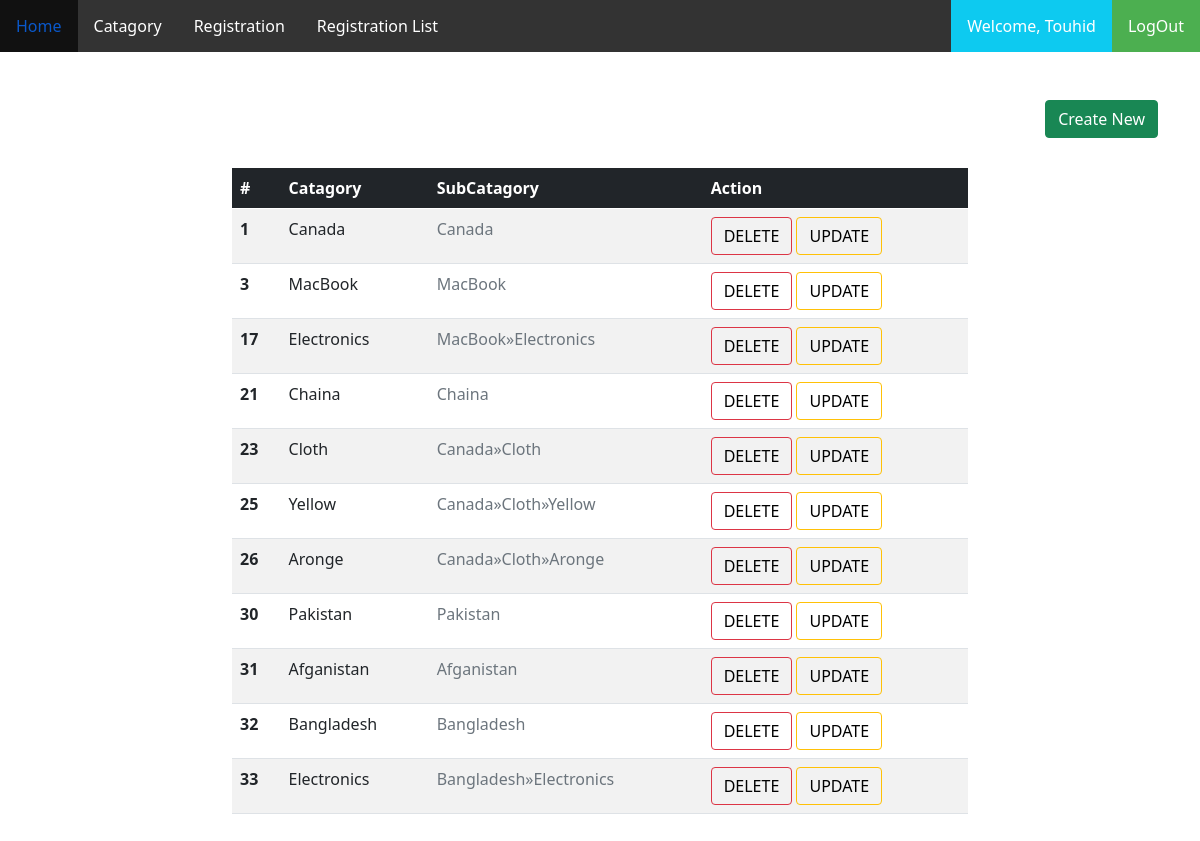
Page /index.php (signed in) on the committed database.
### tables this page shows
CREATE TABLE `catagory` (
  `id` int(11) UNSIGNED NOT NULL,
  `parant_ID` int(11) UNSIGNED NOT NULL DEFAULT 0,
  `Catagory` varchar(253) NOT NULL
);

### catagoryArray.php (called while the page is built, shortened)
<?php
$catagoryArray = [];
function catagoryItemArrayReturn(int $parantId = 0, $space = "") {
    global $conn;
    global $catagoryArray;
    $itemSql = "SELECT * FROM catagory WHERE parant_ID = '$parantId'";
    $result = $conn->query($itemSql);
    if ($result->num_rows > 0) {
        while ($row = $result->fetch_assoc()) {
            $id = $row["id"];
            $subitem = $space . $row["Catagory"];
            $catagoryArray[$id] = $subitem;
            catagoryItemArrayReturn($row["id"], $space . $row["Catagory"] . "&raquo;");
        }
    }
}
catagoryItemArrayReturn();

### tableView.php (the view, shortened to what this page needs)
<?php
include_once 'dbconnection.php';
include_once 'catagoryArray.php';
?>
<!DOCTYPE html>
<html>
    <head>
        <link rel="stylesheet" href="../css/bootstrap.min.css">
        <link rel="stylesheet" href="style.css">
        <link rel="stylesheet" href="styleTableView.css">
    </head>
    <body>
        <?php
        if ($_SESSION["UserName"]) {
            include_once 'navbar.php';
            ?>
            <section class="btn-section">
                <div class="container">
                    <div class="d-flex justify-content-end">
                        <div>
                            <button type="button" class="btn btn-success">
                                <a href="createForm.php" class="text-white text-decoration-none">
                                    Create New
                                </a>
                            </button>
                        </div>
                    </div>
                </div>
            </section>
            <section class="table-section">
                <div class="container">
                    <div class="row d-flex justify-content-center">
                        <div class="col-lg-8">
                            <table class="table table-hover table-striped">
                                <thead class="bg-dark text-white">
                                    <tr>
                                        <th scope="col">#</th>
                                        <th scope="col">Catagory</th>
                                        <th scope="col">SubCatagory</th>
                                        <th scope="col">Action</th>
                                    </tr>
                                </thead>
                                <tbody>
                                    <?php
                                    $sqlShowData = "SELECT * FROM catagory";
                                    $result = $conn->query($sqlShowData);
                                    if ($result->num_rows > 0) {
                                        while ($row = $result->fetch_assoc()) {
                                            ?>
                                            <tr>
                                                <th scope = "row"> <?php echo $row["id"] ?></th>
                                                <td> <?php echo $row["Catagory"] ?> </td>
                                                <td class="text-muted">
                                                    <?php
                                                    $id = $row["id"];
                                                    echo $catagoryArray[$id];
                                                    ?>
                                                </td>
                                                <td>
                                                    <div>
                                                        <button type = "button" class = "btn btn-outline-danger">
                                                            <a href = "deleteData.php ? id=<?php echo $row["id"]; ?>" class="text-decoration-none dlt-tag">DELETE</a>
                                                        </button>
                                                        <button type = "button" class = " btn btn-outline-warning">
                                                            <a href = "updated.php ? id=<?php echo $row["id"]; ?>" class="text-decoration-none update-tag">UPDATE</a>
                                                        </button>
                                                    </div>
                                                </td>
                                            </tr>
                                            <?php
                                        }
                                    } else {
                                    }
                                    ?>
                                </tbody>
                            </table>
                        </div>
                    </div>
                </div>
            </section>
            <?php
            } else {
            header("location:login.php");
            }
            ?>
    </body>
</html>

### index.php (shortened to what this page needs)
<!DOCTYPE html>
<html>
    <head>
        <link rel="stylesheet" href="../css/bootstrap.min.css">
        <link rel="stylesheet" href="style.css">
    </head>
    <body>
        <?php
        if ($_SESSION["UserName"]) {
            include_once 'navbar.php';
            include_once 'tableView.php';
        } else {
            header("location:login.php");
        }
        ?>
    </body>
</html>

### navbar.php (shortened to what this page needs)
<header class="fixed-top">
    <ul>
        <li><a href="index.php">Home</a></li>
        <li><a href="tableView.php">Catagory</a></li>
        <li><a href="registation.php">Registration</a></li>
        <li><a href="registationList.php">Registration List</a></li>
        <li style="float:right">
            <a class="active" href="logout.php">
                LogOut
            </a>
        </li>
        <li style="float:right">
            <a class="bg-info" href="profile.php">
                Welcome, <?php echo $_SESSION["UserName"]; ?>
            </a>
        </li>
    </ul>
</header>

### style.css (style rules this page uses)
body { padding: 0; margin: 0; box-shadow: 0; }
ul { list-style-type: none; margin: 0; padding: 0; overflow: hidden; background-color: #333; }
li { float: left; }
li a { display: block; color: white; text-align: center; padding: 14px 16px; text-decoration: none; }
.active { background-color: #4CAF50; }

### styleTableView.css (style rules this page uses)
.table-section { padding-bottom: 100px; }
.btn-section { padding-top: 100px; padding-bottom: 30px; }
.dlt-tag { color: black; }
.update-tag { color: black; }

### rows in the picture
catagory: id "1", Catagory "Canada", id "Canada"
catagory: id "3", Catagory "MacBook", id "MacBook"
catagory: id "17", Catagory "Electronics", id "MacBook»Electronics"
catagory: id "21", Catagory "Chaina", id "Chaina"
catagory: id "23", Catagory "Cloth", id "Canada»Cloth"
catagory: id "25", Catagory "Yellow", id "Canada»Cloth»Yellow"
catagory: id "26", Catagory "Aronge", id "Canada»Cloth»Aronge"
catagory: id "30", Catagory "Pakistan", id "Pakistan"
catagory: id "31", Catagory "Afganistan", id "Afganistan"
catagory: id "32", Catagory "Bangladesh", id "Bangladesh"
catagory: id "33", Catagory "Electronics", id "Bangladesh»Electronics"

### other values in the picture
$_SESSION["UserName"] "Touhid"
